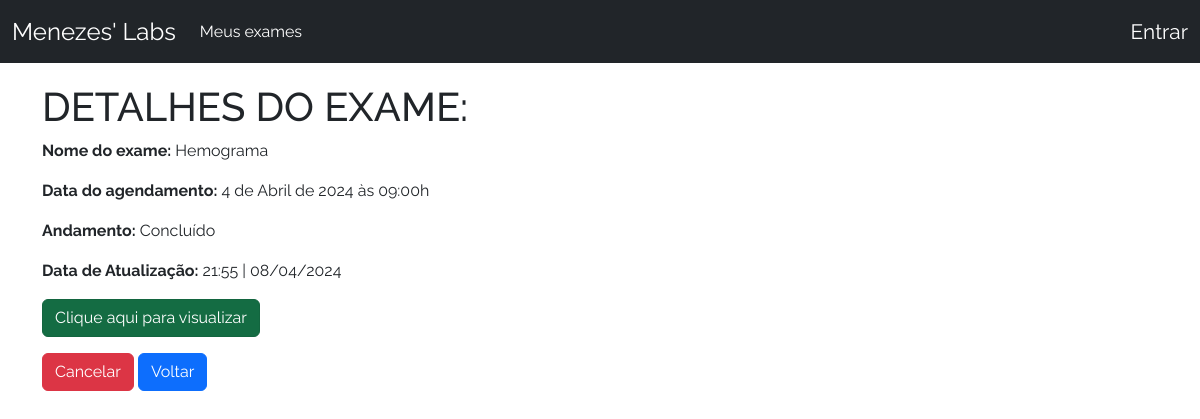
Screenshot of /detalhes/17/ with the database file from the repository.
### crud/models.py (models this page shows, shortened)
class Base(models.Model):
    criado = models.DateTimeField(verbose_name ='Criado em',auto_now_add=True)
    modificado = models.DateTimeField(verbose_name ='Modificado em',auto_now=True)
    ativo = models.BooleanField(verbose_name ='Ativo?',default=True)
    class Meta:
        abstract = True

class AgendamentoExame(Base):
    exame = models.ForeignKey(Exame,verbose_name='Exame',on_delete=models.CASCADE)
    data = models.DateField('Data',auto_now=False,auto_now_add=False)
    usuario = models.ForeignKey(User,verbose_name='Usuário',on_delete=models.CASCADE)
    HORARIO_CHOICES = (
    ('07:00', '07:00'),
    ('08:00', '08:00'),
    ('09:00', '09:00'),
    ('10:00', '10:00'),
    ('11:00', '11:00'),
    ('13:00', '13:00'),
    ('14:00', '14:00'),
    ('15:00', '15:00'),
    ('16:00', '16:00'),
    ('17:00', '17:00'),
)
    ANDAMENTO_CHOICES = (
        ('Agendado', 'Agendado'),
        ('Realizado', 'Realizado'),
        ('Enviado ao laboratório', 'Enviado ao laboratório'),
        ('Concluído', 'Concluído'),
        ('Cancelado', 'Cancelado'),
    )
    horario = models.CharField(verbose_name ='Horário', max_length = 5 ,choices=HORARIO_CHOICES)
    andamento = models.CharField(verbose_name ='Andamento',max_length=30,choices=ANDAMENTO_CHOICES,default='Agendado')
    resultado = models.FileField('Resultado',upload_to='pdfs/',null=True,blank=True)
    class Meta:
        verbose_name = 'Agendamento'
        verbose_name_plural = 'Agendamentos'
        ordering = ['data','horario']

class Exame(Base):
    nome = models.CharField('Nome',max_length=100)
    def __str__(self):
        return self.nome
    class Meta:
        verbose_name = 'Exame'
        verbose_name_plural = 'Exames'
        ordering = ['nome']

### crud/views.py (the view)
# urls.py: path('detalhes/<int:pk>/', UserDetailView.as_view(), name='detail'),
class UserDetailView(DetailView):
    template_name = 'detail.html'
    model = AgendamentoExame
    context_object_name = 'agendamentos'

### crud/templates/detail.html (shortened to what this page needs)
{% extends 'base.html' %}
{% block content %}
    <div class="datailContainer">
        <h1>Detalhes do Exame:</h1>
        <p><strong>Nome do exame:</strong> {{ agendamentos.exame }}</p>
        <p><strong>Data do agendamento:</strong> {{ agendamentos.data }} às {{ agendamentos.horario}}h</p>
        <p><strong>Andamento:</strong> {{ agendamentos.andamento }}</p>
        <p><strong>Data de Atualização:</strong> {{agendamentos.modificado|date:"H:i | d/m/Y "}} </p>
        {% if agendamentos.resultado %}
            <a
                href="{{agendamentos.resultado.url}}"
                class="btn btn-success active"
                role="button"
                target="_blank"
                >Clique aqui para visualizar</a
            >
        {% endif %}
        <a href="{% url 'delete' pk=agendamentos.pk %}" class="btn btn-danger button">Cancelar</a>
        <a href="{% url 'index' %}" class="btn btn-primary button" >Voltar</a>
    </div>
{% endblock %}

### crud/static/styles.css (style rules this page uses)
* { font-family: "Raleway", sans-serif; font-optical-sizing: auto; font-weight: 400; font-style: normal; }

### crud/templates/base.html (style rules this page uses)
h1 { text-transform: uppercase; }

### rows the page displays
AgendamentoExame: exame "Hemograma", data "4 de Abril de 2024", horario "09:00", andamento "Concluído", modificado|d "21:55 | 08/04/2024"
